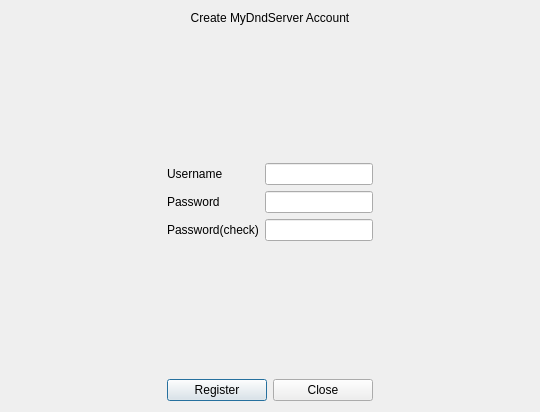
<?xml version="1.0" encoding="UTF-8"?>
<ui version="4.0">
 <class>Register</class>
 <widget class="QDialog" name="Register">
  <property name="geometry">
   <rect>
    <x>0</x>
    <y>0</y>
    <width>540</width>
    <height>412</height>
   </rect>
  </property>
  <property name="windowTitle">
   <string>Register to this MyDndServer</string>
  </property>
  <property name="windowIcon">
   <iconset resource="LibraryAyimea/Ayimea.qrc">
    <normaloff>:/img/Ayimea.ico</normaloff>:/img/Ayimea.ico</iconset>
  </property>
  <layout class="QHBoxLayout" name="horizontalLayout_3" stretch="0,0,0">
   <item>
    <spacer name="horizontalSpacer">
     <property name="orientation">
      <enum>Qt::Horizontal</enum>
     </property>
     <property name="sizeHint" stdset="0">
      <size>
       <width>120</width>
       <height>20</height>
      </size>
     </property>
    </spacer>
   </item>
   <item>
    <layout class="QVBoxLayout" name="verticalLayout_3" stretch="0,0,1,0,0">
     <item>
      <widget class="QLabel" name="label">
       <property name="layoutDirection">
        <enum>Qt::LeftToRight</enum>
       </property>
       <property name="inputMethodHints">
        <set>Qt::ImhUrlCharactersOnly</set>
       </property>
       <property name="text">
        <string>Create MyDndServer Account</string>
       </property>
       <property name="alignment">
        <set>Qt::AlignCenter</set>
       </property>
      </widget>
     </item>
     <item>
      <spacer name="verticalSpacer_2">
       <property name="orientation">
        <enum>Qt::Vertical</enum>
       </property>
       <property name="sizeHint" stdset="0">
        <size>
         <width>20</width>
         <height>40</height>
        </size>
       </property>
      </spacer>
     </item>
     <item>
      <layout class="QHBoxLayout" name="horizontalLayout" stretch="0,1">
       <item>
        <layout class="QVBoxLayout" name="verticalLayout">
         <item>
          <widget class="QLabel" name="label_2">
           <property name="text">
            <string>Username</string>
           </property>
          </widget>
         </item>
         <item>
          <widget class="QLabel" name="label_3">
           <property name="text">
            <string>Password</string>
           </property>
          </widget>
         </item>
         <item>
          <widget class="QLabel" name="label_4">
           <property name="text">
            <string>Password(check)</string>
           </property>
          </widget>
         </item>
        </layout>
       </item>
       <item>
        <layout class="QVBoxLayout" name="verticalLayout_2">
         <item>
          <widget class="QLineEdit" name="username"/>
         </item>
         <item>
          <widget class="QLineEdit" name="password"/>
         </item>
         <item>
          <widget class="QLineEdit" name="password_check"/>
         </item>
        </layout>
       </item>
      </layout>
     </item>
     <item>
      <spacer name="verticalSpacer">
       <property name="orientation">
        <enum>Qt::Vertical</enum>
       </property>
       <property name="sizeHint" stdset="0">
        <size>
         <width>20</width>
         <height>40</height>
        </size>
       </property>
      </spacer>
     </item>
     <item>
      <layout class="QHBoxLayout" name="horizontalLayout_2">
       <item>
        <widget class="QPushButton" name="btn_register">
         <property name="text">
          <string>Register</string>
         </property>
        </widget>
       </item>
       <item>
        <widget class="QPushButton" name="btn_close">
         <property name="text">
          <string>Close</string>
         </property>
        </widget>
       </item>
      </layout>
     </item>
    </layout>
   </item>
   <item>
    <spacer name="horizontalSpacer_2">
     <property name="orientation">
      <enum>Qt::Horizontal</enum>
     </property>
     <property name="sizeHint" stdset="0">
      <size>
       <width>119</width>
       <height>20</height>
      </size>
     </property>
    </spacer>
   </item>
  </layout>
 </widget>
 <resources>
  <include location="LibraryAyimea/Ayimea.qrc"/>
 </resources>
 <connections/>
</ui>
